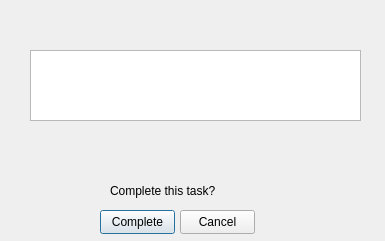
<?xml version="1.0" encoding="UTF-8"?>
<ui version="4.0">
 <class>CompleteTaskDialog</class>
 <widget class="QDialog" name="CompleteTaskDialog">
  <property name="geometry">
   <rect>
    <x>0</x>
    <y>0</y>
    <width>385</width>
    <height>241</height>
   </rect>
  </property>
  <property name="windowTitle">
   <string>Complete task</string>
  </property>
  <widget class="QLabel" name="time_l">
   <property name="geometry">
    <rect>
     <x>20</x>
     <y>10</y>
     <width>341</width>
     <height>31</height>
    </rect>
   </property>
   <property name="text">
    <string/>
   </property>
  </widget>
  <widget class="QLabel" name="label">
   <property name="geometry">
    <rect>
     <x>110</x>
     <y>170</y>
     <width>131</width>
     <height>41</height>
    </rect>
   </property>
   <property name="text">
    <string>Сomplete this task?</string>
   </property>
  </widget>
  <widget class="QTextEdit" name="text_l">
   <property name="geometry">
    <rect>
     <x>30</x>
     <y>50</y>
     <width>331</width>
     <height>71</height>
    </rect>
   </property>
   <property name="readOnly">
    <bool>true</bool>
   </property>
  </widget>
  <widget class="QLabel" name="status">
   <property name="geometry">
    <rect>
     <x>40</x>
     <y>140</y>
     <width>49</width>
     <height>16</height>
    </rect>
   </property>
   <property name="text">
    <string/>
   </property>
  </widget>
  <widget class="QPushButton" name="complete">
   <property name="geometry">
    <rect>
     <x>100</x>
     <y>210</y>
     <width>75</width>
     <height>24</height>
    </rect>
   </property>
   <property name="text">
    <string>Complete</string>
   </property>
  </widget>
  <widget class="QPushButton" name="cancel">
   <property name="geometry">
    <rect>
     <x>180</x>
     <y>210</y>
     <width>75</width>
     <height>24</height>
    </rect>
   </property>
   <property name="text">
    <string>Cancel</string>
   </property>
  </widget>
 </widget>
 <resources/>
 <connections/>
</ui>
